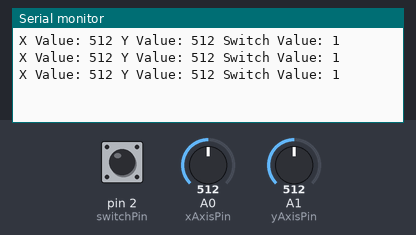
A sketch run on a simulated Arduino Uno, built with avr-gcc and run on an emulated ATmega328P. Shown: the last lines printed to the serial monitor. The test bench sets the inputs (shaded band); at power-on: A0 (xAxisPin) = 512, A1 (yAxisPin) = 512, pin 2 (switchPin) HIGH.

Above: at 1.3 s.
1.4 s: A0 (xAxisPin) set to 716
At 1.9 s:
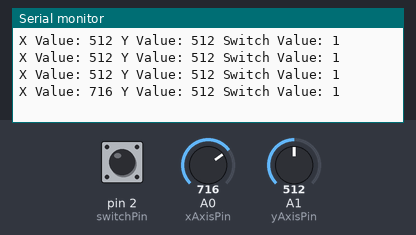
2.9 s: A1 (yAxisPin) set to 716
At 3.4 s:
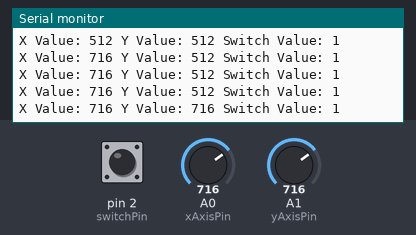
4.4 s: pin 2 (switchPin) pulled LOW for 0.6 s
At 4.9 s:
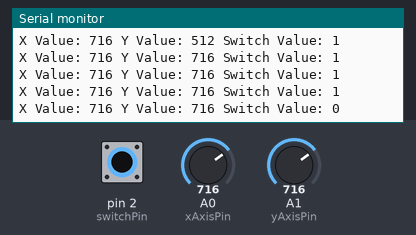
6.5 s: A0 (xAxisPin) set to 900
At 6.9 s:
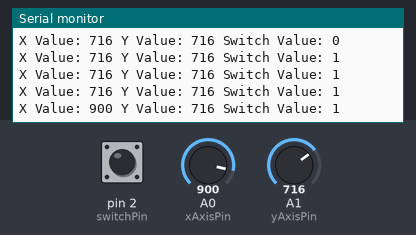
8.0 s: pin 2 (switchPin) pulled LOW for 1 s
At 8.4 s:
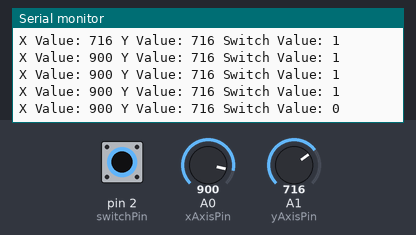
10.5 s: A1 (yAxisPin) set to 900
At 10.9 s:
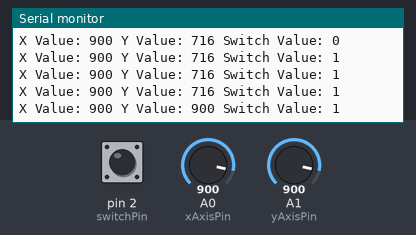
Timing chart, 0 to 13.0 s (numbered marks = the images above; inputs shaded):
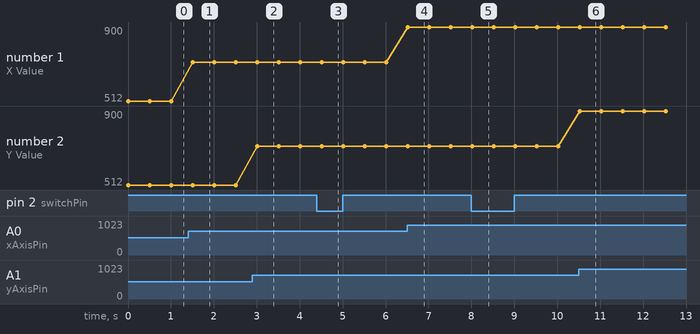

Measured:
- after the input at 1.4 s, the serial monitor: prints a new line after 0.10 s (image 1)
- after the input at 2.9 s, the serial monitor: prints a new line after 0.11 s (image 2)
- after the input at 4.4 s, the serial monitor: prints a new line after 0.11 s (image 3)
- after the input at 6.5 s, the serial monitor: prints a new line at once (image 4)
- after the input at 8.0 s, the serial monitor: prints a new line at once (image 5)
- after the input at 10.5 s, the serial monitor: prints a new line at once (image 6)
- plotted number 1: 512 → 716 after the input at 1.4 s, 716 → 900 after the input at 6.5 s

The sketch:

sketch_mar15a.ino
```cpp
int switchPin = 2;
int xAxisPin = A0;
int yAxisPin = A1;
int myDelay = 500;

void setup() {
  pinMode(switchPin, INPUT);
  pinMode(xAxisPin, INPUT);
  pinMode(yAxisPin, INPUT);
  digitalWrite(switchPin, HIGH);
  Serial.begin(9600);
}

void loop() {
  int xAxisValue = analogRead(xAxisPin);
  int yAxisValue = analogRead(yAxisPin);
  int switchValue = digitalRead(switchPin);
  Serial.print("X Value: ");
  Serial.print(xAxisValue);
  Serial.print(" Y Value: ");
  Serial.print(yAxisValue);
  Serial.print(" Switch Value: ");
  Serial.print(switchValue);
  Serial.println();
  delay(myDelay);
}
```
